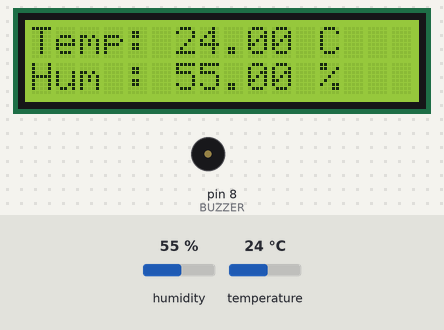
Recording of a sketch running on a simulated Arduino Uno, built with avr-gcc and run on an emulated ATmega328P. On the bench: 16×2 character LCD, buzzer (waves = sounding). Inputs (shaded band) come from the test bench; at power-on: temperature 24 °C, humidity 55 %.

Above: at 3.2 s.
3.3 s: temperature set to 34 °C
At 5.2 s:
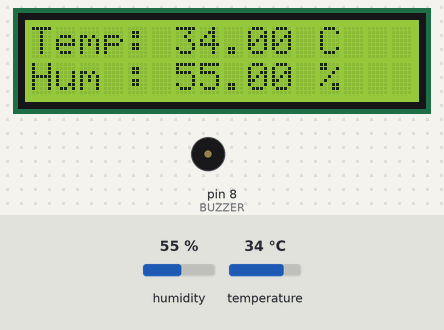
6.0 s: temperature set to 37 °C
At 7.5 s:
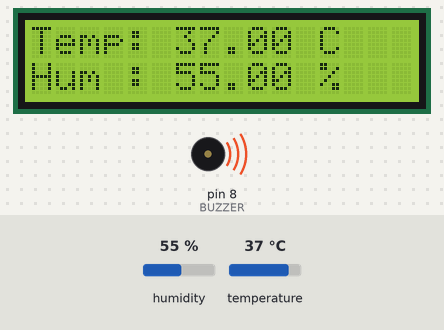
8.7 s: humidity set to 22 %
At 11.0 s:
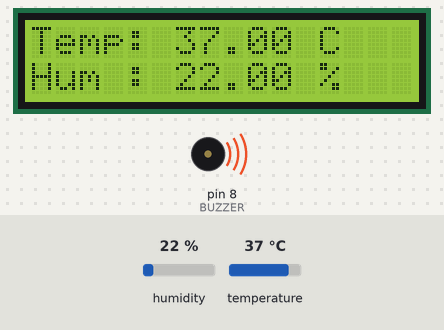
11.8 s: humidity set to 40 %
At 13.3 s:
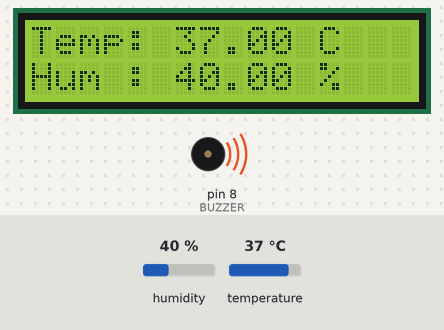
Timing chart, 0 to 14.8 s (numbered marks = the images above; inputs shaded):
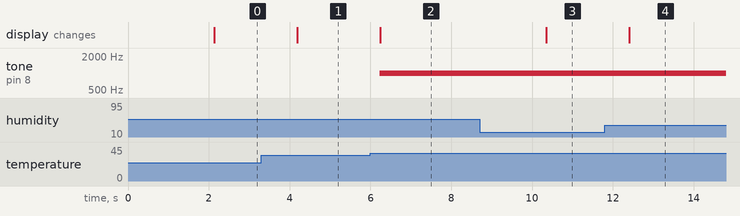

The sketch:

arduino.ino
```cpp
#include <Wire.h>
#include <LiquidCrystal_I2C.h>
#include <DHT.h>

#define DHTPIN 2
#define DHTTYPE DHT11
#define BUZZER 8
#define TEMP_LIMIT 35   // buzzer threshold

// Change 0x27 to 0x3F if LCD is blank
LiquidCrystal_I2C lcd(0x27, 16, 2);
DHT dht(DHTPIN, DHTTYPE);

void setup() {
  pinMode(BUZZER, OUTPUT);
  digitalWrite(BUZZER, LOW);

  lcd.init();
  lcd.backlight();

  dht.begin();

  lcd.setCursor(0, 0);
  lcd.print("Temp & Humidity");
  delay(2000);
  lcd.clear();
}

void loop() {
  float humidity = dht.readHumidity();
  float temperature = dht.readTemperature(); // Celsius

  lcd.setCursor(0, 0);
  lcd.print("Temp: ");

  if (isnan(temperature)) {
    lcd.print("Error   ");
    digitalWrite(BUZZER, LOW);
  } else {
    lcd.print(temperature);
    lcd.print(" C  ");

    // 🔔 Buzzer logic
    if (temperature > TEMP_LIMIT) {
      tone(BUZZER, 1000);   // beep
    } else {
      noTone(BUZZER);
    }
  }

  lcd.setCursor(0, 1);
  lcd.print("Hum : ");

  if (isnan(humidity)) {
    lcd.print("Error   ");
  } else {
    lcd.print(humidity);
    lcd.print(" %   ");
  }

  delay(2000); // DHT11 safe delay
}
```

Measured:
- the behaviour switches between 35 and 36 °C on temperature (found by bisection; images 1 and 2)
- after the input at 3.3 s, the display: changes after 0.89 s (image 1)
- after the input at 6.0 s, tone on pin 8 (BUZZER): silent → 1000 Hz after 0.23 s; the display: changes after 0.24 s (image 2)
- after the input at 8.7 s, the display: changes after 1.7 s (image 3)
- after the input at 11.8 s, the display: changes after 0.61 s (image 4)
